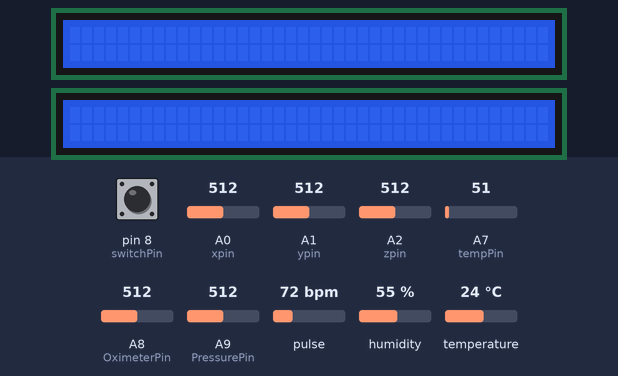
Bench run of a sketch on a simulated Arduino Mega 2560, built with avr-gcc and run on an emulated ATmega2560. Shown: 2 × 40×2 character LCD. The test bench sets the inputs (shaded band); at power-on: pin 8 (switchPin) LOW, A0 (xpin) = 512, A1 (ypin) = 512, A2 (zpin) = 512, A7 (tempPin) = 51, A8 (OximeterPin) = 512, A9 (PressurePin) = 512, pulse 72 bpm, humidity 55 %, temperature 24 °C.

Above: at 1.6 s.
1.7 s: pin 8 (switchPin) pulled HIGH for 3.2 s
At 2.5 s:
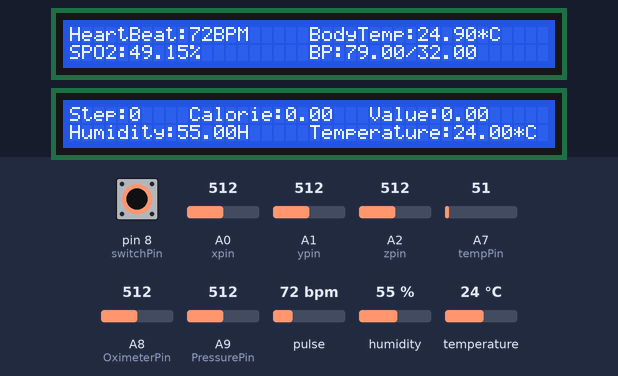
Timing chart, 0 to 4.7 s (numbered marks = the images above; inputs shaded):
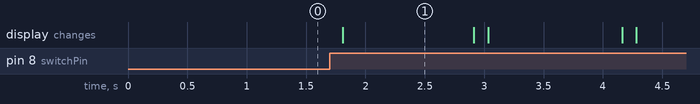

Measured:
- after the input at 1.7 s, the display: changes after 0.11 s (image 1)
- what the display in image 1 shows lasts 1.1 s, from 1.8 s to 2.9 s

The sketch:

HealthTrackerFinal.ino
```cpp
#define USE_ARDUINO_INTERRUPTS true
#define dht_1 A6
#define DHTTYPE DHT11
#include <LiquidCrystal.h>
#include "DHT.h"
#include <PulseSensorPlayground.h>

DHT dht(dht_1, DHTTYPE);
LiquidCrystal lcd(2, 3, 4, 5, 6, 7);
LiquidCrystal lcd2(22, 23, 24, 25, 26, 27);
PulseSensorPlayground pulseSensor;

const int xpin = A0;
const int ypin = A1;
const int zpin = A2;
const int tempPin = A7;
const int PulseWire = A3;
const int OximeterPin = A8;
const int PressurePin = A9;
const int switchPin = 8;

float threshold = 200;
int pulseThreshold = 550;
float temp;
float xval[100] = {0};
float yval[100] = {0};
float zval[100] = {0};
float xavg, yavg, zavg;
float pkPa;
int steps, flag = 0, pressureVal, maxBP, minBP, switchValue=0;

void setup() {
  lcd.begin(40, 2);
  lcd2.begin(40, 2);
  Serial.begin(9600);
  dht.begin();
  calibrate();
  pulseSensor.begin();
  pulseSensor.analogInput(PulseWire);
  pulseSensor.setThreshold(pulseThreshold);
  //  if (pulseSensor.begin()) {
  //    Serial.println("We created a pulseSensor Object !");
  //  }
}

void loop() {
  custom();
//  int switchValue = digitalRead(switchPin);
//  //  lcd.setCursor(11,1);
//  //  lcd.print(switchValue);
//  //  custom();
//  if (switchValue == 1) {
//    custom();
//  } else {
//    //    lcd.noDisplay();
//    //    lcd2.noDisplay();
//  }
}

void custom() {
  int acc;
  float totvect[100], totave[100], xaccl[100], yaccl[100], zaccl[100], calorie;
  int myBPM = pulseSensor.getBeatsPerMinute();
  //  if (pulseSensor.sawStartOfBeat()) {
  //    Serial.print("BPM:");
  //    Serial.println(myBPM);
  //  }

  for (int a = 0; a < 5; a++)
  {
    switchValue = digitalRead(switchPin);
    if (switchValue == 1) {
      lcd.setCursor(0, 0);
      lcd.print("HeartBeat:");
      lcd.print(myBPM);
      lcd.print("BPM");
      //    lcd.setCursor(39, 0);
      //    lcd.print(a);
      xaccl[a] = float(analogRead(xpin) - 345);
      yaccl[a] = float(analogRead(ypin) - 346);
      zaccl[a] = float(analogRead(zpin) - 416);
      temp = analogRead(tempPin);
      temp = temp * 0.48828125;
      totvect[a] = sqrt(((xaccl[a] - xavg) * (xaccl[a] - xavg)) + ((yaccl[a] - yavg) * (yaccl[a] - yavg)) + ((zval[a] - zavg) * (zval[a] - zavg)));
      totave[a] = (totvect[a] + totvect[a - 1]) / 2 ;
      lcd.setCursor(20, 0);
      lcd.print("BodyTemp:");
      lcd.print(temp);
      lcd.print("*C");
      float spo2 = float(analogRead(OximeterPin));
      lcd.setCursor(0, 1);
      lcd.print("SPO2:");
      lcd.print(spo2 * 0.096);
      lcd.print("%");
      pressureVal = analogRead(PressurePin);
      pkPa = floor((((float)pressureVal / (float)1023 + 0.095) / 0.009) * 7.50062 * 0.16);
      lcd.setCursor(20, 1);
      lcd.print("BP:");
      lcd.print(pkPa);
      lcd.print("/");
      if (int(pkPa) % 2 == 0) {
        lcd.print(pkPa - 40);
      } else if (int(pkPa) % 3 == 0) {
        lcd.print(pkPa - 43);
      } else {
        lcd.print(pkPa - 47);
      }
      if (totave[a] > threshold && flag == 0)
      {
        steps = steps + 1;
        flag = 1;
      }
      else if (totave[a] > threshold && flag == 1)
      {
        // Don't Count
      }
      if (totave[a] < threshold   && flag == 1)
      {
        flag = 0;
      }
      if (steps < 0) {
        steps = 0;
      }
      lcd2.setCursor(0, 0);
      lcd2.print("Step:");
      lcd2.print(steps);
      calorie = steps * 0.04;
      lcd2.setCursor(10, 0);
      lcd2.print("Calorie:");
      lcd2.print(calorie);
      lcd2.setCursor(25, 0);
      lcd2.print("Value:");
      if (totave[a] < 0) {
        lcd2.print("0.00");
      } else {
        lcd2.print(totave[a]);
      }
      float humid = dht.readHumidity();
      float temp = dht.readTemperature();
      lcd2.setCursor(0, 1);
      lcd2.print("Humidity:");
      lcd2.print(humid);
      lcd2.print("H");
      lcd2.setCursor(20, 1);
      lcd2.print("Temperature:");
      lcd2.print(temp);
      lcd2.print("*C");
      delay(200);
      lcd.clear();
      lcd2.clear();
    }
  }
  delay(100);
}

void calibrate() {
  float sum = 0;
  float sum1 = 0;
  float sum2 = 0;
  for (int i = 0; i < 100; i++) {
    xval[i] = float(analogRead(xpin) - 345);
    sum = xval[i] + sum;
  }
  delay(100);
  xavg = sum / 100.0;
  for (int j = 0; j < 100; j++)
  {
    yval[j] = float(analogRead(ypin) - 346);
    sum1 = yval[j] + sum1;
  }
  yavg = sum1 / 100.0;
  delay(100);
  for (int q = 0; q < 100; q++)
  {
    zval[q] = float(analogRead(zpin) - 416);
    sum2 = zval[q] + sum2;
  }
  zavg = sum2 / 100.0;
  delay(100);
}
```
